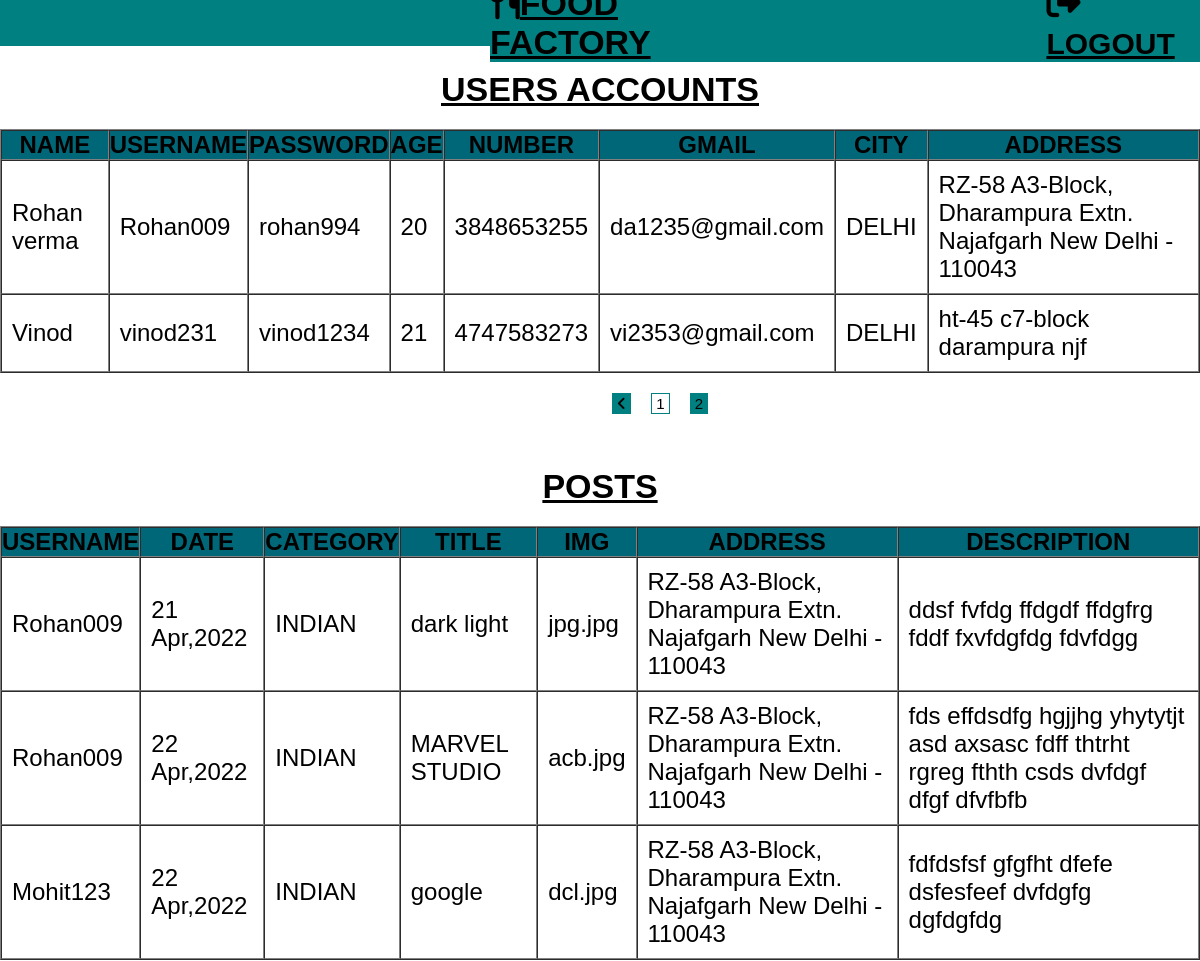
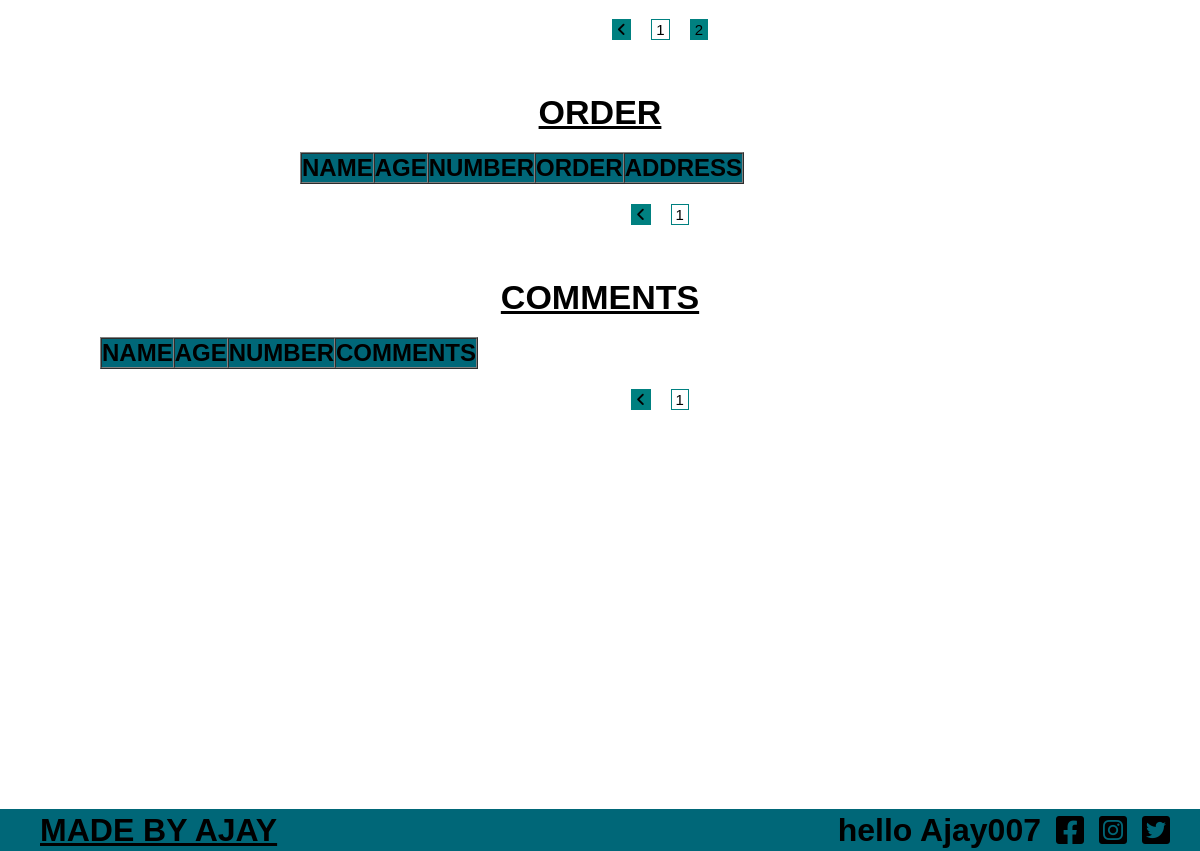
Page /vip.php?aid=2 (signed in) on the committed database (2 pictures, top to bottom).
### tables this page shows
CREATE TABLE IF NOT EXISTS `account` (
  `id` int(69) NOT NULL AUTO_INCREMENT,
  `aname` varchar(40) DEFAULT NULL,
  `username` varchar(60) DEFAULT NULL,
  `apassword` varchar(60) DEFAULT NULL,
  `age` int(67) DEFAULT NULL,
  `anumber` varchar(200) DEFAULT NULL,
  `email` varchar(120) DEFAULT NULL,
  `aaddress` varchar(180) DEFAULT NULL,
  `city` varchar(40) DEFAULT NULL,
  PRIMARY KEY (`id`)
);

CREATE TABLE IF NOT EXISTS `posts` (
  `id` int(89) NOT NULL AUTO_INCREMENT,
  `pusername` varchar(60) DEFAULT NULL,
  `title` varchar(200) DEFAULT NULL,
  `paddress` varchar(150) DEFAULT NULL,
  `pselect` varchar(70) DEFAULT NULL,
  `pdescription` varchar(245) DEFAULT NULL,
  `pdate` varchar(170) DEFAULT NULL,
  `img` varchar(150) DEFAULT NULL,
  PRIMARY KEY (`id`)
);

### vip.php (the view, shortened to what this page needs)
<!DOCTYPE html>
<html lang="en">
<head>
    <link rel="stylesheet" href="https://cdnjs.cloudflare.com/ajax/libs/font-awesome/6.1.1/css/all.min.css" />
    <link rel="stylesheet" href="css/owl.carousel.css">
    <link rel="stylesheet" href="css/owl.theme.green.min.css">
    <link rel="stylesheet" href="css/vip.CSS">
</head>
<body>
    <div class="header">
         <div class="logo" style="gap:290px;">
         <h1><i class="fa-solid fa-utensils"></i>FOOD FACTORY</h1>
         <h1 id="logout"><i class="fa-solid fa-right-from-bracket"></i> <a href="logout.php" style="color:black;font-size:30px;"> LOGOUT</a></h1>
        </div>
    </div>
    <div class="usera">USERS ACCOUNTS</div>
     <div class="result">
         <table border="1" cellspacing="0px" cellpadding="25px">
            <tr>
                <th>NAME</th>
                <th>USERNAME</th>
                <th>PASSWORD</th>
                <th>AGE</th>
                <th>NUMBER</th>
                <th>GMAIL</th>
                <th>CITY</th>
                <th>ADDRESS</th>
            </tr>
            <?php
            $conn = mysqli_connect("sql100.epizy.com","epiz_31803372","KOesc6yox5By","epiz_31803372_website") or die("connection failed");
             if(isset($_GET['aid'])){
                 $id = $_GET['aid'];
             }else{
                 $id = 1;
             }
             $limit = 3;
             $offset = ($id - 1) * $limit;
            $sql = "SELECT * FROM account LIMIT {$offset},{$limit}";
            $resut = mysqli_query($conn,$sql) or die("query failed");
            if(mysqli_num_rows($resut) > 0){
                while($row = mysqli_fetch_assoc($resut)){
            ?>
            <tr>
                <td><?php echo $row['aname'];?></td>
                <td><?php echo $row['username'];?></td>
                <td><?php echo $row['apassword'];?></td>
                <td><?php echo $row['age'];?></td>
                <td><?php echo $row['anumber'];?></td>
                <td><?php echo $row['email'];?></td>
                <td><?php echo $row['city'];?></td>
                <td><?php echo $row['aaddress'];?></td>
            </tr>
            <?php
              }
         }
            ?>
         </table>
     </div>
     <div class="list">
     <?php
                      $vop = "SELECT * FROM account";
                      $req = mysqli_query($conn,$vop) or die("2 query failed");
                      if(mysqli_num_rows($req) > 0){
                        echo "<ul>";
                        $total = mysqli_num_rows($req);
                        $total_page = ceil($total / $limit);
                        if($id > 1){
                            echo '<li class="select"><a class="select" href="vip.php?aid='.($id - 1).'"><i class="fa-solid fa-angle-left"></i></a></li>';
                        }
                       for($a = 1;$a <= $total_page;$a++){
                                          if($a == $id){
                                              $pageid = "select";
                                          }else{
                                              $pageid = "";
                                          }
                                          $vari = $a;
                        echo '<li class="'.$pageid.'" ><a  href="vip.php?aid='.$a.'">'. $a .'</a></li>';
                    }
                    }
                    echo "</ul>";
                      ?>
    </div>
    <div class="usera">POSTS</div>
     <div class="result">
         <table border="1" cellspacing="0px" cellpadding="25px">
            <tr>
                <th>USERNAME</th>
                <th>DATE</th>
                <th>CATEGORY</th>
                <th>TITLE</th>
                <th>IMG</th>
                <th>ADDRESS</th>
                <th>DESCRIPTION</th>
            </tr>
            <?php
            $conn = mysqli_connect("sql100.epizy.com","epiz_31803372","KOesc6yox5By","epiz_31803372_website") or die("connection failed");
             $limit = 3;
             $offseot = ($id - 1) * $limit;
            $sql = "SELECT * FROM posts LIMIT {$offseot},{$limit}";
            $resut = mysqli_query($conn,$sql) or die("query failed");
            if(mysqli_num_rows($resut) > 0){
                while($row = mysqli_fetch_assoc($resut)){
            ?>
            <tr>
                <td><?php echo $row['pusername'];?></td>
                <td><?php echo $row['pdate'];?></td>
                <td><?php echo $row['pselect'];?></td>
                <td><?php echo $row['title'];?></td>
                <td><?php echo $row['img'];?></td>
                <td><?php echo $row['paddress'];?></td>
                <td><?php echo $row['pdescription'];?></td>
            </tr>
            <?php
              }
         }
            ?>
         </table>
     </div>
     <div class="list">
     <?php
                      $vop = "SELECT * FROM posts";
                      $req = mysqli_query($conn,$vop) or die("2 query failed");
                      if(mysqli_num_rows($req) > 0){
                        echo "<ul>";
                        $total = mysqli_num_rows($req);
                        $total_page = ceil($total / $limit);
                        if($id > 1){
                            echo '<li class="select"><a class="select" href="vip.php?id='.($id - 1).'&aid='.$vari.'"><i class="fa-solid fa-angle-left"></i></a></li>';
                        }
                       for($a = 1;$a <= $total_page;$a++){
                                          if($a == $id){
                                              $pageid = "select";
                                          }else{
                                              $pageid = "";
                                          }
                        echo '<li class="'.$pageid.'" ><a  href="vip.php?id='.$a.'">'. $a .'</a></li>';
                    }
                    }
                    echo "</ul>";
                      ?>
    </div>
    <div class="usera">ORDER</div>
     <div class="result" style="margin-left:300px;">
         <table border="1" cellspacing="0px" cellpadding="25px">
            <tr>
                <th>NAME</th>
                <th>AGE</th>
                <th>NUMBER</th>
                <th>ORDER</th>
                <th>ADDRESS</th>
            </tr>
            <?php
            $conn = mysqli_connect("sql100.epizy.com","epiz_31803372","KOesc6yox5By","epiz_31803372_website") or die("connection failed");
             $limit = 3;
            ?>
         </table>
     </div>
     <div class="list">
     <?php
                      $vop = "SELECT * FROM recive";
                      $req = mysqli_query($conn,$vop) or die("2 query failed");
                      if(mysqli_num_rows($req) > 0){
                        echo "<ul>";
                        $total = mysqli_num_rows($req);
                        $total_page = ceil($total / $limit);
                        if($id > 1){
                            echo '<li class="select"><a class="select" href="vip.php?id='.($id - 1).'"><i class="fa-solid fa-angle-left"></i></a></li>';
                        }
                       for($a = 1;$a <= $total_page;$a++){
                                          if($a == $id){
                                              $pageid = "select";
                                          }else{
                                              $pageid = "";
                                          }
                        echo '<li class="'.$pageid.'" ><a  href="vip.php?id='.$a.'">'. $a .'</a></li>';
                    }
                    }
                    echo "</ul>";
                      ?>
    </div>
    <div class="usera">COMMENTS</div>
     <div class="result" style="margin-left:100px;">
         <table border="1" cellspacing="0px" cellpadding="25px">
            <tr>
                <th>NAME</th>
                <th>AGE</th>
                <th>NUMBER</th>
                <th>COMMENTS</th>
            </tr>
            <?php
            $conn = mysqli_connect("sql100.epizy.com","epiz_31803372","KOesc6yox5By","epiz_31803372_website") or die("connection failed");
             $limit = 3;
            ?>
         </table>
     </div>
     <div class="list">
     <?php
                      $vop = "SELECT * FROM contactme";
                      $req = mysqli_query($conn,$vop) or die("2 query failed");
                      if(mysqli_num_rows($req) > 0){
                        echo "<ul>";
                        $total = mysqli_num_rows($req);
                        $total_page = ceil($total / $limit);
                        if($id > 1){
                            echo '<li class="select"><a class="select" href="vip.php?id='.($id - 1).'"><i class="fa-solid fa-angle-left"></i></a></li>';
                        }
                       for($a = 1;$a <= $total_page;$a++){
                                          if($a == $id){
                                              $pageid = "select";
                                          }else{
                                              $pageid = "";
                                          }
                        echo '<li class="'.$pageid.'" ><a  href="vip.php?id='.$a.'">'. $a .'</a></li>';
                    }
                    }
                    echo "</ul>";
                      ?>
    </div>
    <div id="KO">
        <div class="footer">
            <div class="hea">
                <H1 style="text-decoration: underline;">MADE BY AJAY</H1>
            </div>
            <div class="icon">
                <div style="font-size:32px;font;font-weight: bold;"><?php if(isset($_SESSION['username'])){
                 echo "hello ". $_SESSION['username'];
            } ?></div>
                <div class="topers"><i class="fa-brands fa-facebook-square"></i></div>
                <div class="topers"><i class="fa-brands fa-instagram-square"></i></div>
                <div class="topers"><i class="fa-brands fa-twitter-square"></i></div>
            </div>
        </div>
    </div>
    </body>
    </html>

### css/vip.css (style rules this page uses)
* { box-sizing: border-box; margin: 0px; padding: 0px; list-style: none; text-decoration: none; }
body { font-family: Arial, Helvetica, sans-serif; scroll-behavior: smooth; width: 100vw; overflow-x: hidden; }
.header { width: 100%; height: 46px; position: relative; background-color:teal; color: black; display: flex; margin: 0 auto; align-items: center; justify-content: center; }
.logo { background-color: teal; text-decoration: underline; display: flex; gap: 380px; margin-left: 490px; }
.logo h1 { background-color: teal; font-size: 34px; }
.logo i { background-color: teal; }
.footer { width: 100%; height: 42px; display: flex; align-items: center; justify-content: center; background-color: #006778; margin-bottom: 40px; margin-top: 370px; margin-bottom: 0px; }
.icon { display: flex; align-items: center; justify-content: center; gap: 15px; margin-left: auto; margin-right: 30px; }
.icon i { font-size: 32px; }
.hea { margin-left: 40px; }
.result { margin-top: 20px; margin-left: 0px; }
.result table { font-size: 24px; }
.result table tr td { padding: 10px; }
.result table tr th { background-color: #006778; }
.usera { text-align: center; font-size: 34px; font-weight: bold; text-decoration: underline; margin-top: 24px; }
.list { width: 700px; height: 50px; margin-top: 20px; margin-left: 310px; }
.list ul { margin: 0px; padding: 0px; display: flex; align-items: center; justify-content: center; gap: 20px; }
.list ul li { border: 1px solid teal; padding: 1px 4px; }
.list ul li a { font-size: 15px; color: black; display: block; width: 100%; height: 100%; z-index: 324; }
.select { background-color: teal; color: black; }

### rows in the picture
account: aname "Rohan verma", username "Rohan009", apassword "rohan994", age "20", anumber "3848653255", email "da1235@gmail.com", city "DELHI", aaddress "RZ-58 A3-Block, Dharampura Extn. Najafgarh New Delhi - 110043"
account: aname "Vinod", username "vinod231", apassword "vinod1234", age "21", anumber "4747583273", email "vi2353@gmail.com", city "DELHI", aaddress "ht-45 c7-block darampura njf"
posts: pusername "Rohan009", pdate "21 Apr,2022", pselect "INDIAN", title "dark light", img "jpg.jpg", paddress "RZ-58 A3-Block, Dharampura Extn. Najafgarh New Delhi - 110043", pdescription "ddsf fvfdg ffdgdf ffdgfrg fddf fxvfdgfdg fdvfdgg"
posts: pusername "Rohan009", pdate "22 Apr,2022", pselect "INDIAN", title "MARVEL STUDIO", img "acb.jpg", paddress "RZ-58 A3-Block, Dharampura Extn. Najafgarh New Delhi - 110043", pdescription "fds effdsdfg hgjjhg yhytytjt asd axsasc fdff thtrht rgreg fthth csds dvfdgf dfgf dfvfbfb"
posts: pusername "Mohit123", pdate "22 Apr,2022", pselect "INDIAN", title "google", img "dcl.jpg", paddress "RZ-58 A3-Block, Dharampura Extn. Najafgarh New Delhi - 110043", pdescription "fdfdsfsf gfgfht dfefe dsfesfeef dvfdgfg dgfdgfdg"

### other values in the picture
$_SESSION['username'] "Ajay007"
